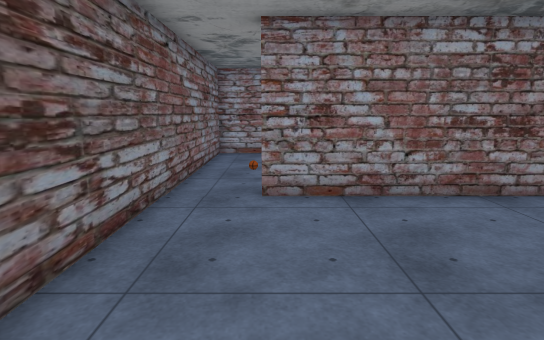
[1] (above)

12 first-person views from a walk through a 3-D level made in the Unity game engine. The camera is 1.5 m above the floor, tilts 10° down and sees 80° across. The floor is counted in squares, 0.84 m on a side. Each view is taken from the middle of a square. On the plan, view 1 faces up. The plan holds only what a view shows up to about 17 squares ahead; the rest is blank. The player is left out. Some surface patterns are stand-ins.

[2]
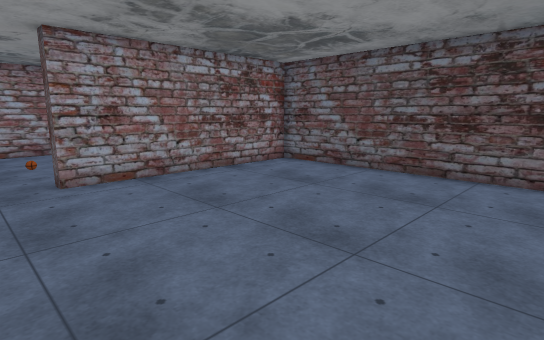

[3]
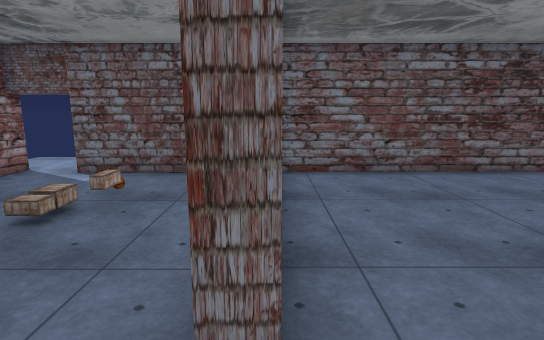

[4]
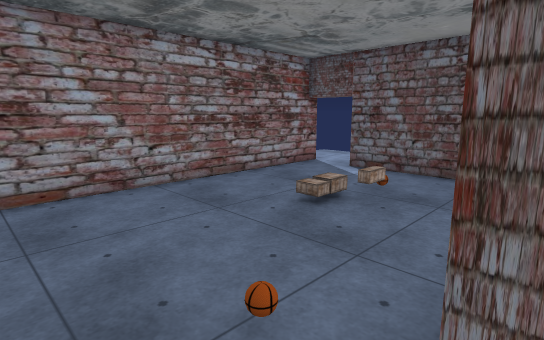

[5]
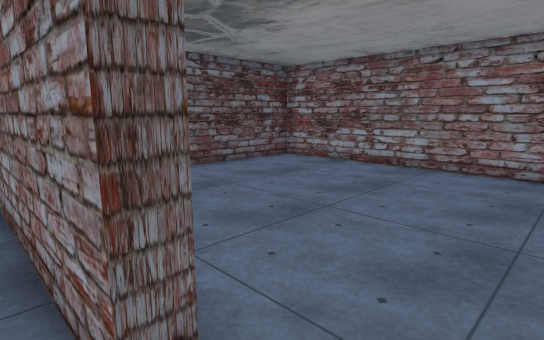

[6]
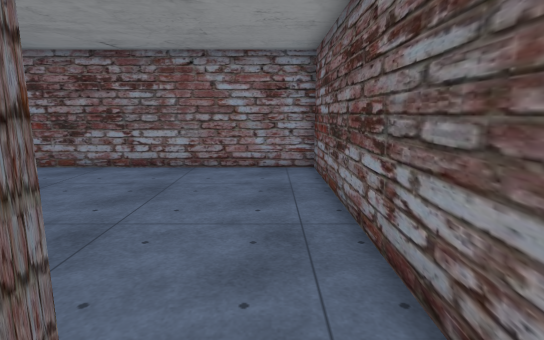

[7]
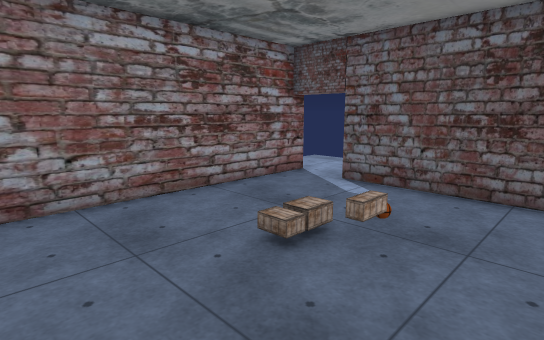

[8]
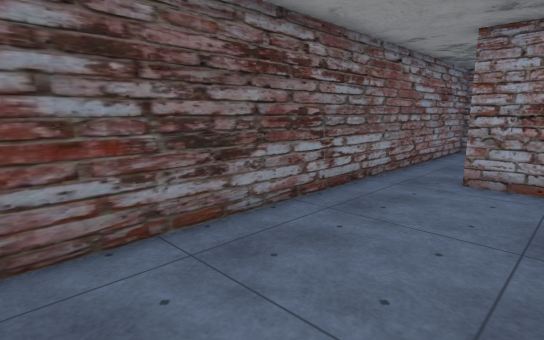

[9]
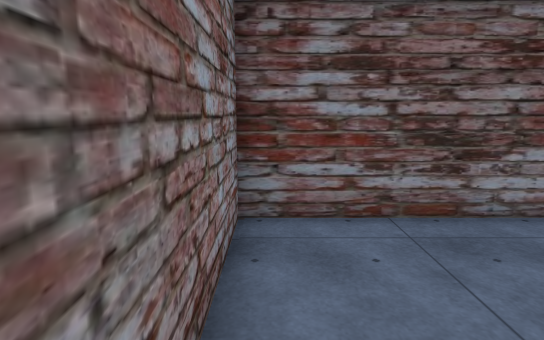

[10]
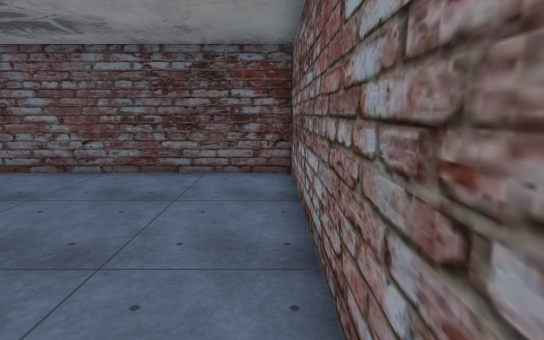

[11]
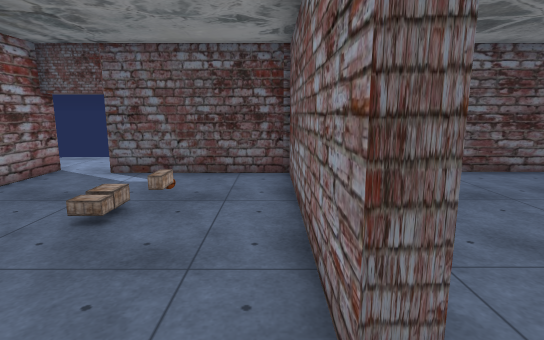

[12]
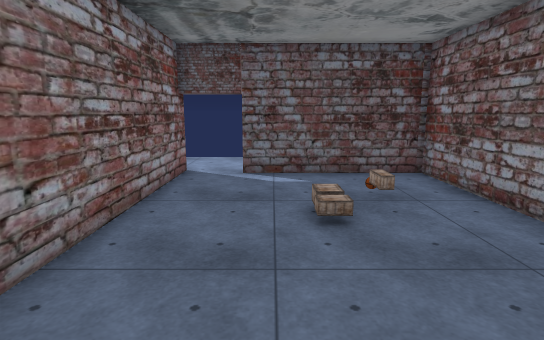

### Floor plan
Ten units are one square. View 1 is at (0, 0); x grows to the right and y downward. Boxes are objects, and circles mark ways between rooms. Rooms are numbered by the first view taken in them; rooms with no view inside come last. Other rooms are left out.
<svg viewBox="-29 -152 116 183">
<path fill="none" stroke="#000" d="M-24 -65 -24 26 81 26M76 26 76 -69 -2 -69M-2 -69 -2 -75 76 -75 76 -129M82 -147 -24 -147 -24 -65"/>
<rect x="35" y="-105" width="10" height="10" fill="#bbb"><title>other object</title></rect>
<circle cx="-15" cy="-70" r="3" fill="#2a7"/>
<text x="20" y="-20">1</text>
<text x="20" y="-110">2</text>
</svg>
Room 1 opens to room 2.

Where each view was taken, in squares from view 1:
view 1: 0 up, 0 right, facing up
view 2: 2 down, 2 left, facing up-right
view 3: 7 up, 2 left, facing right
view 4: 7 up, 2 left, facing up-right
view 5: 8 up, 2 left, facing down-right
view 6: 8 up, 1 left, facing down
view 7: 8 up, 0 right, facing up-right
view 8: 2 down, 2 right, facing up-left
view 9: 2 down, 3 right, facing left
view 10: 2 down, 2 left, facing right
view 11: 8 up, 2 left, facing right
view 12: 12 up, 2 left, facing right
